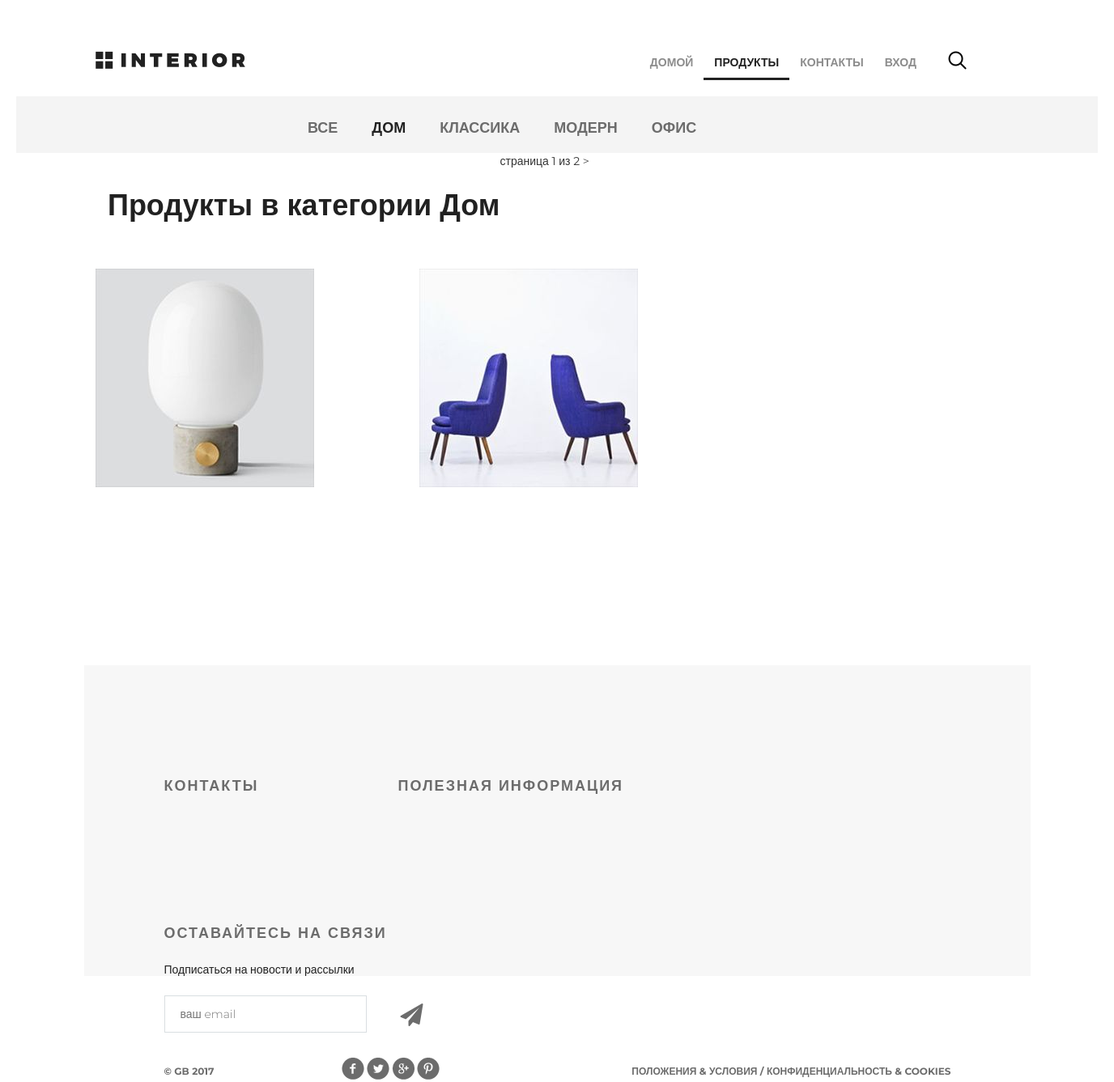
Screenshot of /category/5/products/ with the database file from the repository.
### mainapp/models.py (models this page shows, shortened)
class ProductCategory(models.Model):
    name = models.CharField(verbose_name='имя категории', max_length=128)
    description = models.TextField(verbose_name='описание категории', blank=True)
    is_active = models.BooleanField(default=True)
    class Meta:
        ordering = ['name']

class Product(models.Model):
    category = models.ForeignKey(ProductCategory,
                                 on_delete=models.CASCADE,
                                 verbose_name='категория продукта')
    name = models.CharField('имя продукта', max_length=128)
    image = models.ImageField(upload_to='products_images', blank=True)
    short_desc = models.CharField('краткое описание продукта', max_length=64, blank=True)
    description = models.TextField('описание продукта', blank=True)
    price = models.DecimalField('цена продукта', max_digits=8, decimal_places=2, default=0)
    quantity = models.PositiveIntegerField('количество на складе', default=0)
    is_active = models.BooleanField(default=True)
    class Meta:
        verbose_name = 'продукт'
        verbose_name_plural = 'продукты'

### mainapp/views.py (the view)
# urls.py: re_path(r'^category/(?P<pk>\d+)/products/$', mainapp.catalog, name='catalog'),
def catalog(request, pk, page=1):
    if int(pk) == 0:
        category = {'pk': 0, 'name': 'Все'}
        products = Product.objects.all()
    else:
        category = get_object_or_404(ProductCategory, pk=pk)
        products = Product.objects.filter(category=category)
    products_paginator = Paginator(products, 2)
    try:
        products = products_paginator.page(page)
    except PageNotAnInteger:
        products = products_paginator.page(1)
    except EmptyPage:
        products = products_paginator.page(products_paginator.num_pages)
    context = {
        'page_title': 'каталог',
        'category': category,
        'products': products,
    }
    return render(request, 'mainapp/catalog.html', context)

### mainapp/context_processors.py (called while the page is built)
def catalog_menu(request):
    return {'catalog_menu': ProductCategory.objects.filter(is_active=True),
    }

### mainapp/templatetags/my_tags.py (called while the page is built)
def media_folder_products(string):
    if not string:
        string = 'products_images/default.jpg'
    return f'{settings.MEDIA_URL}{string}'

### mainapp/templates/mainapp/catalog.html (shortened to what this page needs)
{% extends 'mainapp/base.html' %}
{% block container %}
    <div class="hero-white">
        {% include 'mainapp/includes/inc__main_menu.html' %}
    </div>
    <div class="details">
        {% include 'mainapp/includes/inc__catalog_menu.html' %}
        <div class="related">
            <div class="title clearfix">
                <h2>Продукты в категории {{ category.name|capfirst }}</h2>
                <div class="paginator">
                    <span class="current">страница {{ products.number }} из {{ products.paginator.num_pages }}</span>
                    {% if products.has_next %}
                        <a href="{% url 'mainapp:catalog_page' pk=category.pk page=products.next_page_number %}">
                            >
                        </a>
                    {% endif %}
                </div>
            </div>
            <div class="related-products clearfix">
                {% for product in products %}
                    {% include 'mainapp/includes/inc__product_in_list.html' %}
                {% endfor %}
            </div>
        </div>
    </div>
{% endblock %}

### mainapp/templates/mainapp/includes/inc__catalog_menu.html
<div class="links clearfix">
    <ul class="links-menu">
        <li>
            <a href="{% url 'main:catalog' pk=0 %}"
               class="{% if request.resolver_match.kwargs.pk == '0' %}active{% endif %}">
                все
            </a>
        </li>
        {% for category in catalog_menu %}
            <li>
                <a href="{% url 'main:catalog' pk=category.pk %}"
                   class="{% if request.resolver_match.kwargs.pk|add:0 == category.pk %}active{% endif %}">
                    {{ category.name }}
                </a>
            </li>
        {% endfor %}
    </ul>
</div>

### mainapp/templates/mainapp/includes/inc__product_in_list.html (shortened to what this page needs)
{% load static %}
{% load my_tags %}
<div class="block">
    <a href="{% url 'main:product_page' product.pk %}">
        <img src="{{ product.image|media_folder_products }}" alt="">
    </a>
</div>

### static/css/style.css (style rules this page uses)
* { margin: 0; padding: 0; }
body { font-family: 'Montserrat', sans-serif; }
html, body { height: 100%; }
.paginator a, .paginator a:visited { color: #555; text-decoration: none; }
.clearfix:after { content: ""; display: block; clear: both; }
.title { height: 152px; margin-right: 15px; }
.title h2 { float: left; margin-top: 118px; color: #212121; font-size: 36px; font-weight: 700; text-align: left; margin-left: 15px; }
.hero-white { background-color: #fff; height: 119px; padding-left: 98px; padding-right: 211px; position: relative; }
.links { height: 70px; background-color: #f4f4f4; position: relative; padding-left: 360px; }
.links-menu { margin: 27px auto 0px; position: absolute; }
.links-menu li { float: left; list-style-type: none; padding-right: 42px; }
.links-menu li a { text-decoration: none; color: #6c6c6c; font-size: 18px; font-weight: 700; text-transform: uppercase; }
.links-menu .active { color: #212121; font-size: 18px; font-weight: 700; }
.related { padding: 0px 98px; }
.related .title { height: 143px; margin-right: 0; }
.related .title h2 { margin-top: 45px; }
.related-products { margin-bottom: 120px; }
.related-products .block a img { float: left; }
.related-products .block { float: left; margin-right: 30px; display: block; height: 370px; width: 370px; position: relative; }

### rows the page displays
ProductCategory: name "ДОМ", name "Дом"
ProductCategory: name "КЛАССИКА"
ProductCategory: name "МОДЕРН"
ProductCategory: name "ОФИС"
Product: image|media_folder_products (picture)
Product: image|media_folder_products (picture)

### other values shown
{{ products.number }} "1"
{{ products.paginator.num_pages }} "2"
